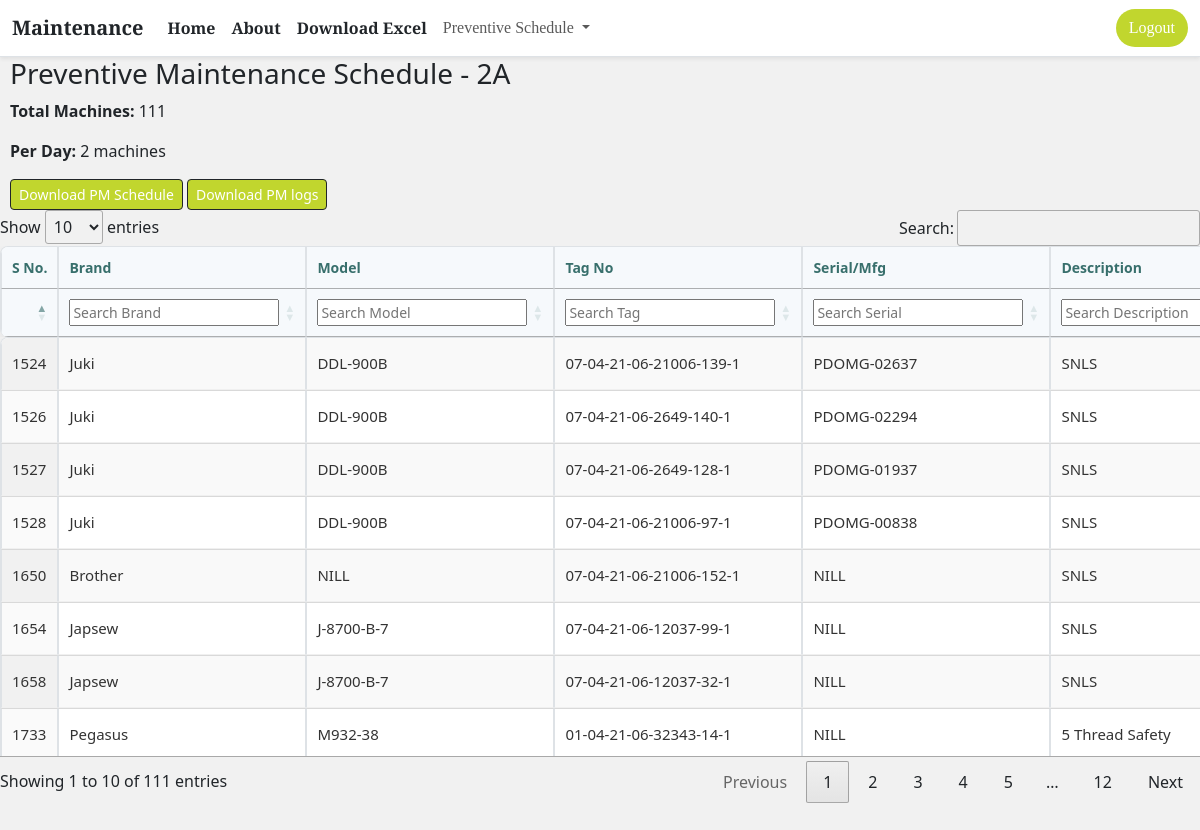
/ytm1_schedule/2A (signed in), run on the app's committed database.
### app.py (models this page shows, shortened)
class Todo(db.Model):
    sno = db.Column(db.Integer, primary_key=True)
    category = db.Column(db.String(200), nullable=True)
    desc = db.Column(db.String(500), nullable=True)
    tag = db.Column(db.String(500), nullable=True)
    unit = db.Column(db.String(500), nullable=True)
    building = db.Column(db.String(500), nullable=True)
    floor = db.Column(db.String(500), nullable=True)
    serial = db.Column(db.String(500), nullable=True)
    date = db.Column(db.String(500), nullable=True)
    home = db.Column(db.String(500),nullable=True)
    status = db.Column(db.String(500), nullable=True)
    brand = db.Column(db.String(500), nullable=True)
    model = db.Column(db.String(500), nullable=True)
    pm_date = db.Column(db.Date)
    pm_status = db.Column(db.String(20), default="Pending")  # "Pending" or "Done"
    checklist = db.Column(db.Text)  # JSON or plain text data of checklist

### app.py (the view)
@app.route("/ytm1_schedule/<building>")
@login_required
def ytm1_schedule(building):
    if current_user.unit != "YTM-1" and current_user.role != 'master':
        flash("Unauthorized", "danger")
        return redirect("/")
    config = allowed_config1.get(building)
    if not config:
        flash("Invalid building or no config found.", "danger")
        return redirect("/")
    included_floors = config["floors"]
    included_categories = config["categories"]
    records = Todo.query.filter(
        and_(
            Todo.unit == "YTM-1",
            Todo.building == building,
            Todo.category.in_(included_categories),
            Todo.floor.in_(included_floors)
        )
    ).all()
    if not records:
        flash("No machines found for selected filters.", "warning")
        return render_template("preventive_schedule.html", schedule=[], building=building)
    total_machines = len(records)
    days = 90
    per_day = ceil(total_machines / days)
    holidays = {
        datetime.strptime(date, "%Y-%m-%d").date()
        for date in [
            "2025-02-05", "2025-03-23", "2025-03-30", "2025-03-31", "2025-04-01",
            "2025-05-01", "2025-06-06", "2025-06-07", "2025-06-08", "2025-07-04",
            "2025-07-05", "2025-08-14", "2025-09-04", "2025-11-09", "2025-12-25"
        ]
    }
    start_date = datetime(2025, 7, 13).date()
    valid_dates = []
    current_date = start_date
    while len(valid_dates) < days:
        if current_date.weekday() != 6 and current_date not in holidays:
            valid_dates.append(current_date)
        current_date += timedelta(days=1)
    schedule = []
    machine_index = 0
    for i in range(days):
        daily_batch = records[machine_index:machine_index + per_day]
        if not daily_batch:
            break
        date_obj = valid_dates[i]
        for machine in daily_batch:
            if not machine.pm_date:
                machine.pm_date = date_obj
            schedule.append({
                "sno": machine.sno,
                "brand": machine.brand,
                "model": machine.model,
                "tag": machine.tag,
                "serial": machine.serial,
                "desc": machine.desc,
                "building": machine.building,
                "floor": machine.floor,
                "preventive_date": machine.pm_date.strftime("%Y-%m-%d") if machine.pm_date else "N/A",
                "pm_status": machine.pm_status or "Pending"
            })
        machine_index += len(daily_batch)
    try:
        db.session.commit()
        flash("Preventive maintenance schedule generated and saved.", "success")
    except Exception as e:
        db.session.rollback()
        flash(f"Error updating pm_date: {e}", "danger")
    return render_template("preventive_schedule.html", schedule=schedule, building=building, per_day=per_day, today=datetime.today().date())

### app.py (called while the page is built)
@login_manager.user_loader
def load_user(user_id):
    return User.query.get(int(user_id))

### templates/preventive_schedule.html (shortened to what this page needs)
{% extends "base.html" %} {% block body %}
<div class="container-mt-4">
  <div class="titles">
    <h3>Preventive Maintenance Schedule - {{ building }}</h3>
    <p><strong>Total Machines:</strong> {{ schedule|length }}</p>
    <p><strong>Per Day:</strong> {{ per_day }} machines</p>
    <div class="download">
      <a
        href="{{ url_for('download_schedule', building=building) }}?unit={{ unit }}"
        class="btn btn-dark btn-sm"
        >Download {{ unit }} PM Schedule</a
      >
      {% if current_user.role == "master" %}
      <a
        href="{{ url_for('download_schedule', building=building) }}"
        class="btn btn-dark btn-sm"
        >Download PM logs</a
      >
      {% endif %}
    </div>
  </div>
  {% if schedule %}
  <table
    id="myTable"
    class="display nowrap table table-professional table-striped table-bordered machine-table"
    style="width: 100%"
  >
    <thead>
      <tr>
        <th>S No.</th>
        <th>Brand</th>
        <th>Model</th>
        <th>Tag No</th>
        <th>Serial/Mfg</th>
        <th>Description</th>
      </tr>
      <tr>
        <th></th>
        <th><input type="text" placeholder="Search Brand" /></th>
        <th><input type="text" placeholder="Search Model" /></th>
        <th><input type="text" placeholder="Search Tag" /></th>
        <th><input type="text" placeholder="Search Serial" /></th>
        <th><input type="text" placeholder="Search Description" /></th>
      </tr>
    </thead>
    <tbody>
      {% for row in schedule %}
      <tr>
        <td>{{ row.sno }}</td>
        <td>{{ row.brand }}</td>
        <td>{{ row.model }}</td>
        <td>{{ row.tag }}</td>
        <td>{{ row.serial }}</td>
        <td>{{ row.desc }}</td>
      </tr>
      {% endfor %}
    </tbody>
  </table>
  {% else %}
  <div class="alert alert-info">No schedule generated.</div>
  {% endif %}
</div>
{% endblock body %}

### templates/base.html (shortened to what this page needs)
<!DOCTYPE html>
<html lang="en">
  <head>
    <link
      href="https://cdn.jsdelivr.net/npm/bootstrap@5.3.6/dist/css/bootstrap.min.css"
      rel="stylesheet"
    />
    <link
      rel="stylesheet"
      href="https://cdn.datatables.net/1.13.6/css/jquery.dataTables.min.css"
    />
    <link
      rel="stylesheet"
      href="https://cdn.datatables.net/1.13.6/css/jquery.dataTables.min.css"
    />
    <link
      rel="stylesheet"
      href="https://cdn.datatables.net/fixedheader/3.4.0/css/fixedHeader.dataTables.min.css"
    />
  </head>
  <body>
    <nav class="navbar navbar-expand-lg bg-white shadow-sm border-bottom">
      <div class="container-fluid">
        <a class="navbar-brand fw-bold text-dark" href="/">Maintenance</a>
        <div class="collapse navbar-collapse" id="navbarSupportedContent">
          <ul class="navbar-nav me-auto mb-2 mb-lg-0">
            <li class="nav-item">
              <a
                class="nav-link active text-dark fw-semibold"
                aria-current="page"
                href="#"
                >Home</a
              >
            </li>
            <li class="nav-item">
              <a class="nav-link text-dark fw-semibold" href="#">About</a>
            </li>
            <li class="nav-item">
              {% if current_user.role == 'master' %}
              <a
                href="{{ url_for('download_excel') }}"
                class="nav-link text-dark fw-semibold"
              >
                Download Excel
              </a>
              {% endif %}
            </li>
            {% if current_user.unit in ['YTM-1', 'YTM-2', 'YTM-3', 'YTM-7'] or
            current_user.role == 'master' %}
            <li class="nav-item dropdown">
              <a
                class="nav-link dropdown-toggle"
                href="#"
                role="button"
                data-bs-toggle="dropdown"
              >
                Preventive Schedule
              </a>
            </li>
            {% endif %}
          </ul>
          {% if current_user.is_authenticated %}
          <a class="btn rounded-5" href="{{ url_for('logout') }}">Logout</a>
          {% endif %}
        </div>
      </div>
    </nav>
    {% block body %} {% endblock body %}
  </body>
</html>

### templates/base.html (style rules this page uses)
body { margin: 0; padding: 0; box-sizing: border-box; background-color: #f1f1f1; }
.navbar { font-family: "Playfair Display", serif; background-color: #f8f4f0; color: #1c1c1c; }
.btn { background-color: #c1d62e; color: #fff; }
.container-mt-4 { width: 100%; }
.titles { padding-left: 10px; padding-right: 10px; }
.table-professional { border-collapse: separate; border-spacing: 0; font-family: "Segoe UI", sans-serif; font-size: 15px; background-color: #fff; border: 1px solid #dee2e6; border-radius: 8px; overflow: hidden; box-shadow: 0 4px 12px rgba(0, 0, 0, 0.05); width: 100%; white-space: nowrap; table-layout: auto; border-collapse: collapse; }
.table-professional th, .table-professional td { padding: 12px 16px; border-bottom: 1px solid #f0f0f0; text-align: left; vertical-align: middle; }
.table-professional thead th { background-color: #f6f9fc; font-weight: 600; font-size: xx-large; color: #386f6c; border-bottom: 2px solid #386f6c; padding: 8px 12px; font-size: 14px; vertical-align: left; }
.table-professional td { color: #333; }

### data on the page
Todo: sno "1524", brand "Juki", model "DDL-900B", tag "07-04-21-06-21006-139-1", serial "PDOMG-02637", desc "SNLS"
Todo: sno "1526", brand "Juki", model "DDL-900B", tag "07-04-21-06-2649-140-1", serial "PDOMG-02294", desc "SNLS"
Todo: sno "1527", brand "Juki", model "DDL-900B", tag "07-04-21-06-2649-128-1", serial "PDOMG-01937", desc "SNLS"
Todo: sno "1528", brand "Juki", model "DDL-900B", tag "07-04-21-06-21006-97-1", serial "PDOMG-00838", desc "SNLS"
Todo: sno "1650", brand "Brother", model "NILL", tag "07-04-21-06-21006-152-1", serial "NILL", desc "SNLS"
Todo: sno "1654", brand "Japsew", model "J-8700-B-7", tag "07-04-21-06-12037-99-1", serial "NILL", desc "SNLS"
Todo: sno "1658", brand "Japsew", model "J-8700-B-7", tag "07-04-21-06-12037-32-1", serial "NILL", desc "SNLS"
Todo: sno "1733", brand "Pegasus", model "M932-38", tag "01-04-21-06-32343-14-1", serial "NILL", desc "5 Thread Safety"

### other printed values
{{ building }} "2A"
{{ schedule|length }} "111"
{{ per_day }} "2"
